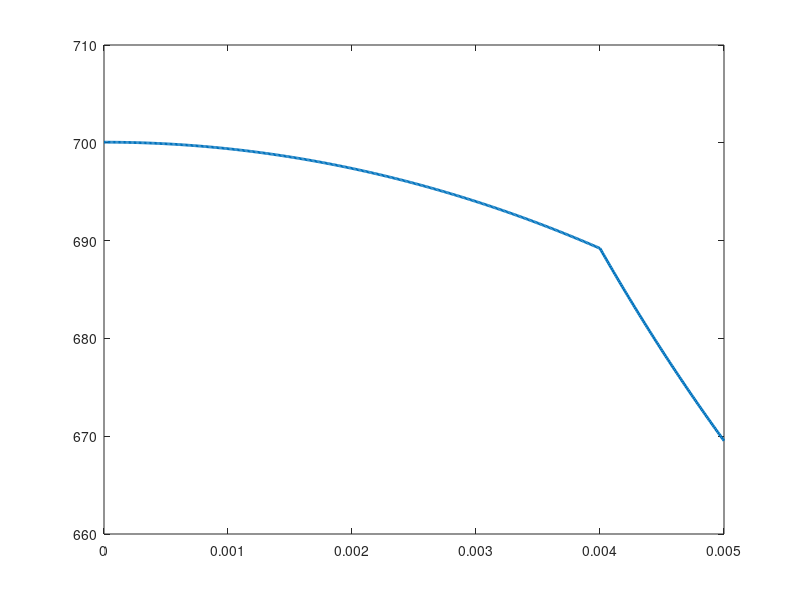

MATLAB code for this plot:
% A nuclear reactor fuel rod (L ~ 1 m) is composed of two layers, the fuel (MOX) and the cladding,
% in perfect thermal contact, as shown in Fig. 1.
% The rod, under nominal conditions, generates a uniform power of 3.5 MW/m³ (only in the fuel region)
% and is cooled by liquid sodium (Na) at 527.6 °C, with a heat transfer coefficient of 2000 W/(m²·K).
% Starting from the nominal steady-state condition, a transient begins in the reactor, inducing a
% power ramp according to the law:  
%
% qvol(t) = qvol,0 + b·t, where b = 310 kW/(m³·s).  
% 
% The power ramp ends at time ts, when the temperature at the center of the rod reaches 700 °C.
% After ts, the reactor is shut down, and power is generated by decay heat in both the fuel and the cladding,
% according to a given decay heat law:
% 
% qvolspento = @(t) qvolmax*((t-tend).^(-0.2)-t.^(-0.2))
% 
% Prepare a detailed report on the thermal transient analysis of the fuel rod, including:
% 
% a. The temperature distribution at the start of the transient and at time ts.  
% b. A grid independence study of the results for the nominal steady-state condition.  
% c. The evolution of the peak temperature in the fuel and cladding (using a logarithmic scale for the time axis)
% until reaching a new steady state.  
% d. A time discretization independence study of the results.  

% Simone Canevarolo
% S269893
% Exam test - June 2019

clear all
close all
clc


din = 8e-3; % m
dout = 10e-3; % m

raggio = dout/2; % m

rcomb = din/2; % m
rguaina = (dout-din)/2; % m

Tna = 527.6+273; % K
Tend = 700+273; % K
hh = 2000; % W/m^2/K
qvolzero = 3.5e6; % W/m^3

b = 310e3; % W/m^3/s

qvol_in = @(t) qvolzero+b.*t;

qvolspento = @(t) qvolmax*((t-tend).^(-0.2)-t.^(-0.2));

kkmox = 4.03; % W/m/K
romox = 11027; % kg/m^3
cpmox = 237; % J/kg/K

kkguaina = 16.3; % W/m/K
roguaina = 6753; % kg/m^3
cpguaina = 327; % J/kg/K

dr = 1e-5; % m
rr = (0:dr:raggio)';
rr1 = (0:dr:rcomb)';
rr2 = (rcomb:dr:raggio)';

Nr = length(rr);
Nr1 = length(rr1);
Nr2 = length(rr2);

dt = 0.1; % s
time = 0; % s

Tm = Tna*ones(Nr,1);
Tm1 = Tna*ones(Nr1,1);
Tm2 = Tna*ones(Nr2,1);

Tmax = Tna;

while Tmax < Tend

    aa1 = kkmox*dt/romox/cpmox/dr^2;
    aa2 = kkguaina*dt/roguaina/cpguaina/dr^2;
    
    sub_diag1 = -aa1.*(1-dr/2./rr1);
    main_diag1 = (1+2*aa1)*ones(Nr1,1);
    sup_diag1 = -aa1.*(1+dr/2./rr1);
    
    sub_diag2 = -aa2.*(1-dr/2./rr2);
    main_diag2 = (1+2*aa2)*ones(Nr2,1);
    sup_diag2 = -aa2.*(1+dr/2./rr2);
    
    sub_diag = [sub_diag1; sub_diag2];
    main_diag = [main_diag1; main_diag2];
    sup_diag = [sup_diag1; sup_diag2];
    
    
    Band = [[sub_diag(2:end);0], main_diag, [0;sup_diag(1:end-1)]];
    
    AA = spdiags(Band,-1:1,Nr,Nr);
    
    bb = zeros(Nr,1);
    bb(1:Nr1) = Tm(1:Nr1)+qvol_in(time)*dt/romox/cpmox;
    bb(Nr1+1:Nr) = Tm(Nr1+1:Nr);

    AA(1,1) = -1;
    AA(1,2) = 1;
    bb(1) = 0;

    AA(Nr1,Nr1-1) = kkguaina;
    AA(Nr1,Nr1) = -kkguaina-kkmox;
    AA(Nr1,Nr1+1) = kkmox;
    bb(Nr1) = 0;

    AA(end,end-1) = -kkguaina/dr;
    AA(end,end) = kkguaina/dr+hh;
    bb(end) = Tna*hh;
    
    TT = AA\bb;
    
    Tmax = max(TT);
    
    time = time+dt;
    Tm = TT;

end

figure(1)
plot(rr,TT-273,'LineWidth',2)
